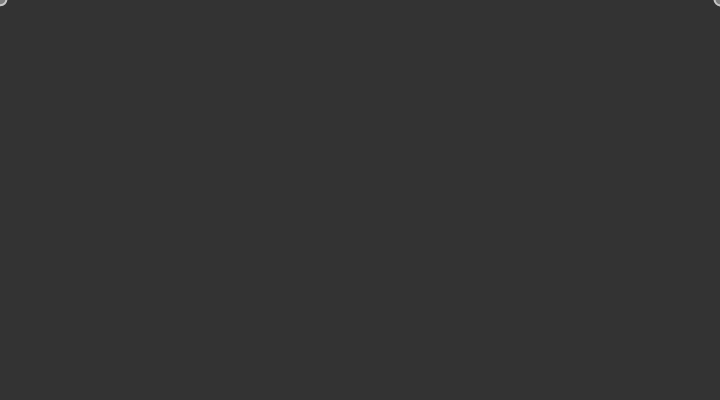
Frame 1 (no input)
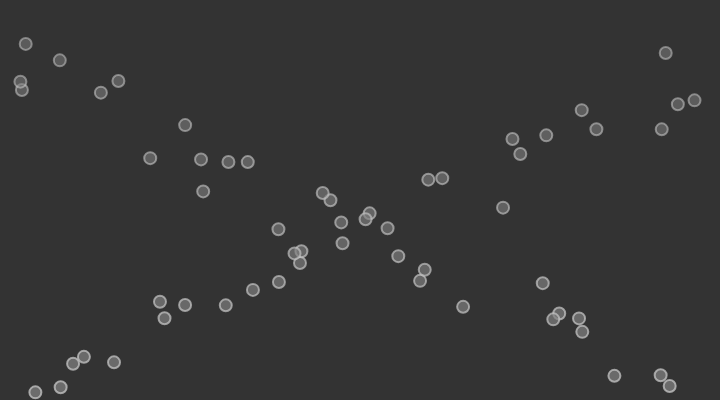
Frame 60 (no input)
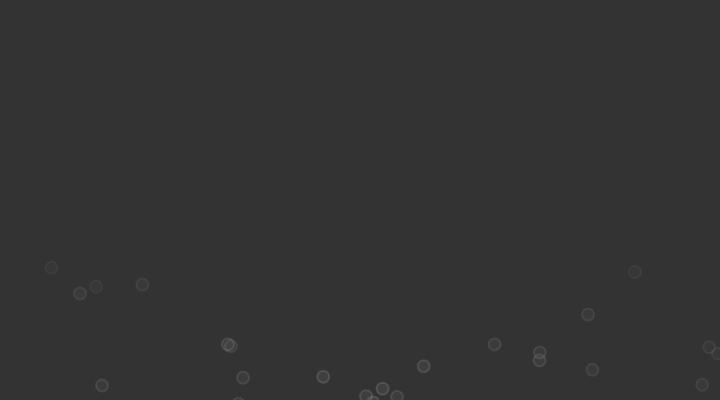
Frame 120 (the mouse pressed at the canvas centre since frame 60)

The p5.js sketch that drew these frames (run headless with seeded random() and noise() and a simulated clock; from frame 60 on, the mouse is pressed at the canvas centre):

// p5.js sketch
// ── sketch.js
var system;
var incremental;

var list;

function setup() {
    createCanvas(720, 400);
    system = new ParticleSystem(createVector(width/2, 50));
    
    list=[]; // List of trajectories data for X animations (2 trajectories).
    incremental=[];
    
    /* Make 2 trajectories, opposite ones on X axis.
    */
    list[0] = new PSTrajectory(
        createVector(0,0),              // Start from (0,0)...
        createVector(width,height),     // End at bottom-right corner (width,height)...
        30,                             // This parameter increases number of circles generated (more CPU)...
        true                            // true=Right direction!
    );
    list[1] = new PSTrajectory(
        createVector(width,0),          // Start from the top-right corner (width,0)...
        createVector(0,height),         // End at bottom-left corner (0,height)...
        30,                             // Same as above trajectory...
        false                           // false=Left direction!
    );
    
    
    
    // For optimization purposes, we calculate the xy offset incrementals in this section.
    for(var i=0;i<list.length;i++){
        // (end-start)/speed for both X and Y
        incremental[i]=createVector(
            ((list[i].end.x-list[i].start.x)/list[i].speed),
            ((list[i].end.y-list[i].start.y)/list[i].speed)
        );
    }
}

function draw() {
    background(51);
    for(var i=0;i<list.length;i++){ // For each trajectory...
        if( 
            (   
                list[i].direction_multiplier == 1 && (list[i].current.x < (list[i].end.x - incremental[i].x))       // If I'm going right, check right limit;
                ||
                list[i].direction_multiplier == -1 && (list[i].current.x > (list[i].start.x + incremental[i].x))    // If I'm going left, check left limit;
            )
            &&
                list[i].current.y < (list[i].end.y - incremental[i].y)  // Check if height is finished.
            ){
                system.addParticle(createVector(list[i].current.x,list[i].current.y));
                list[i].current.x+=incremental[i].x;
                list[i].current.y+=incremental[i].y;
            }
    }
    
    system.run();
}

/* Particle-System-Trajectory. A trajectory is defined by:
- A start point of animation;
- An end point;
- The current point (setted inside the constructor from start data);
- A speed (higher the value, higher the speed, higher the number of iteractions);
- A direction (true=right, false=left).
*/
var PSTrajectory = function(start,end,speed,isMovingRight){
    this.start=start;
    this.end=end;
    this.current=start; // Start from... start, no?
    this.speed=speed;
    this.direction_multiplier=(isMovingRight) ? 1 : -1;
}


// A particle. Particle is defined by position: Vector2(x,y).
var Particle = function(position) {
    this.acceleration = createVector(0, 0.05);
    this.velocity = createVector(random(-1, 1), random(-1, 0));
    this.position = position.copy();
    this.lifespan = 255.0;
};

Particle.prototype.run = function() {
    this.update();
    this.display();
};

// Method to update position
Particle.prototype.update = function(){
    this.velocity.add(this.acceleration);
    this.position.add(this.velocity);
    this.lifespan -= 2;
};

// Method to display
Particle.prototype.display = function() {
    stroke(200, this.lifespan);
    strokeWeight(2);
    fill(127, this.lifespan);
    ellipse(this.position.x, this.position.y, 12, 12);
};

// Is the particle still useful?
Particle.prototype.isDead = function(){
    return (this.lifespan < 0);
};






var ParticleSystem = function(position) {
    this.origin = position.copy();
    this.particles = [];
};

ParticleSystem.prototype.addParticle = function(position) {
    this.particles.push(new Particle(position));
};

ParticleSystem.prototype.run = function(){
    for(var i = this.particles.length-1; i>=0; i--) {
        var p = this.particles[i];
        p.run();
        if (p.isDead()){
            this.particles.splice(i, 1);
        }
    }
};

// Method to update coordinates
Particle.prototype.setPosition = function(e_x, e_y){
    this.position=createVector(e_x,e_y);
};
